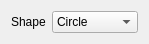
<?xml version="1.0" encoding="UTF-8"?>
<ui version="4.0">
 <class>Form</class>
 <widget class="QWidget" name="Form">
  <property name="geometry">
   <rect>
    <x>0</x>
    <y>0</y>
    <width>126</width>
    <height>40</height>
   </rect>
  </property>
  <property name="windowTitle">
   <string>Form</string>
  </property>
  <layout class="QGridLayout" name="gridLayout">
   <item row="0" column="0">
    <widget class="QLabel" name="label">
     <property name="text">
      <string>Shape</string>
     </property>
    </widget>
   </item>
   <item row="0" column="1">
    <widget class="QComboBox" name="shape">
     <property name="currentText">
      <string>Circle</string>
     </property>
     <item>
      <property name="text">
       <string>Circle</string>
      </property>
     </item>
     <item>
      <property name="text">
       <string>Rectangle</string>
      </property>
     </item>
    </widget>
   </item>
  </layout>
 </widget>
 <resources/>
 <connections/>
</ui>
